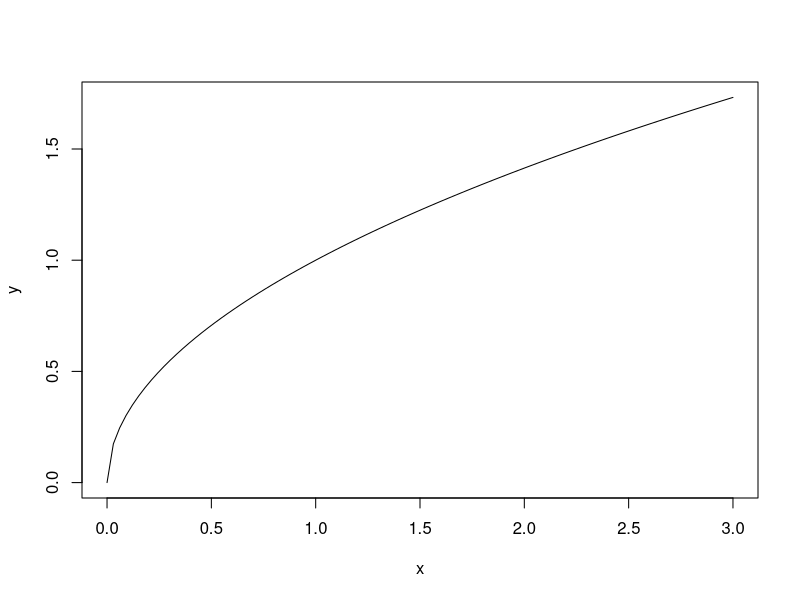
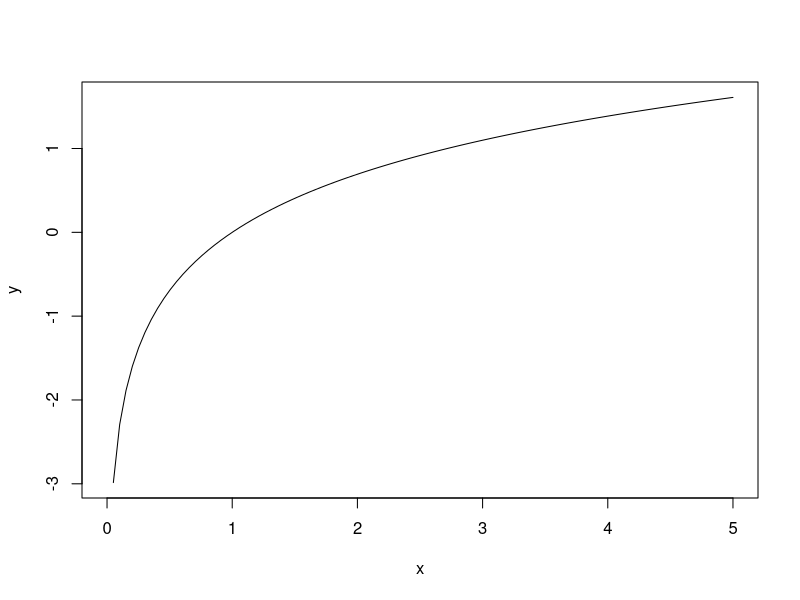
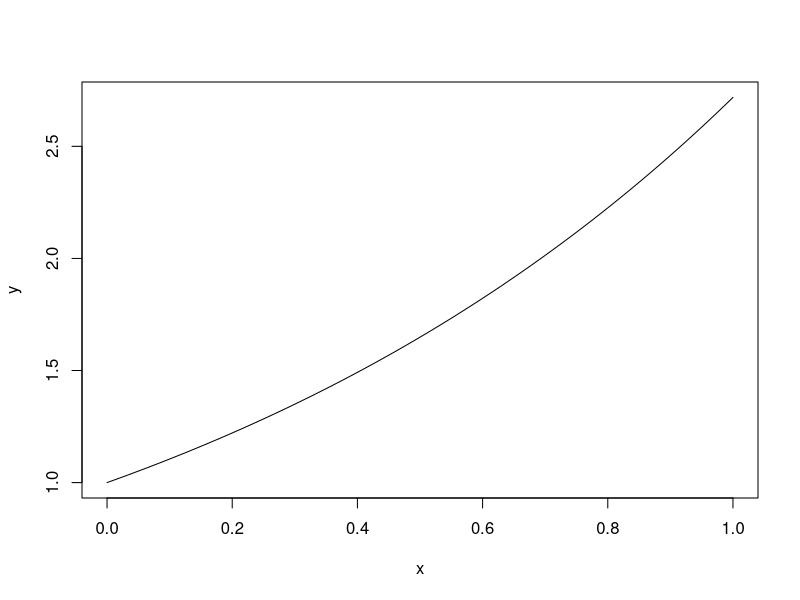
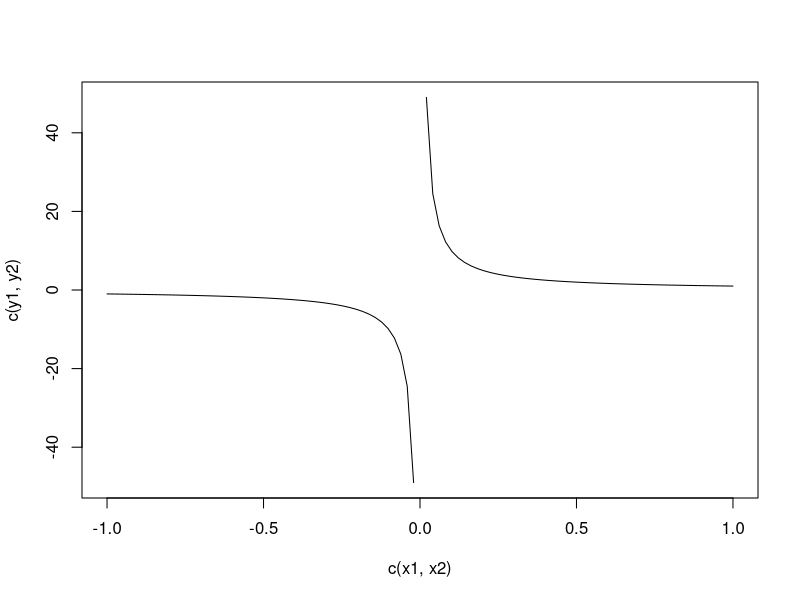
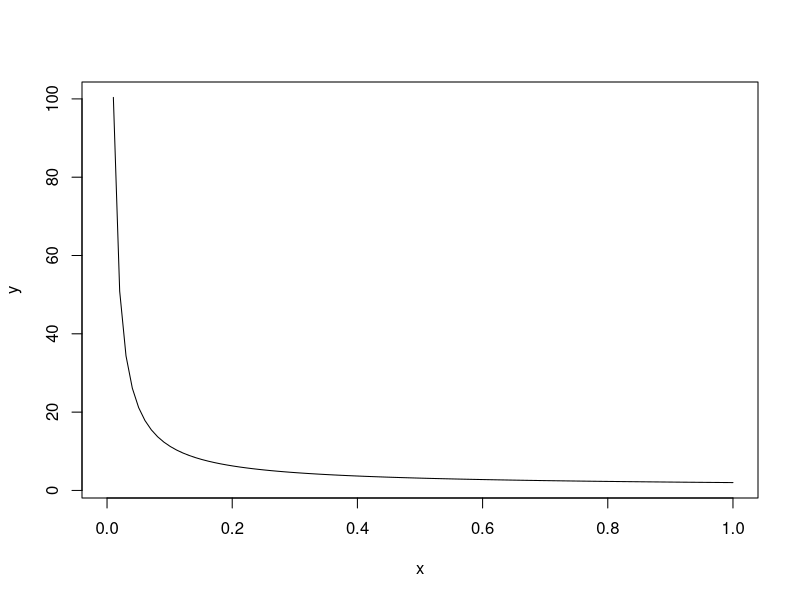
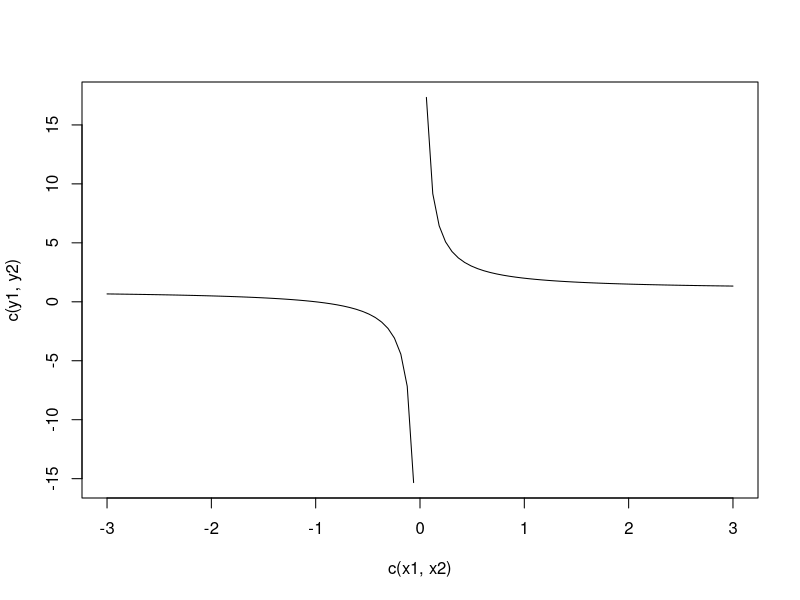

These figures' R source, in order:
# Implemente a função f(x)=√x e desenhe seu gráfico no intervalo (0,3)

x <- seq(0, 3, l = 100)
fx <- function(x) {
  sqrt(x)
}
y <- fx(x = x)
plot(y ~ x, type = "l")

# Implemente a função log10(x) e desenhe seu gráfico no intervalo (0,5)
x <- seq(0, 5, l = 100)
fx <- function(x) {
  log(x)
}
y <- fx(x = x)
plot(y ~ x, type = "l")

# Implemente a função exp(x) e desenhe seu gráfico no intervalo (0,1)
x <- seq(0, 1, l = 100)
fx <- function(x) {
  exp(x)
}
y <- fx(x = x)
plot(y ~ x, type = "l")

#Implemente a função f(x)=1/x e desenhe seu gráfico no intervalo (−1,1)
x1 <- seq(-1, 0, l = 50)
x2 <- seq(0, 1, l = 50)
fx <- function(x) {
  1 / x
}
y1 <- fx(x = x1)
y2 <- fx(x = x2)
plot(c(y1, y2) ~ c(x1, x2), type = "l")

#Implemente a função f(x)=beta(x,0.5) e desenhe seu gráfico no intervalo (0,1)
x <- seq(0, 1, l = 100)
fx <- function(x) {
  beta(x, 0.5)
}
y <- fx(x = x)
plot(y ~ x, type = "l")

#Implemente a função f(x)=(x+1) / x e desenhe seu gráfico no intervalo (−3,3)
x1 <- seq(-3, 0, l=50)
x2 <- seq(0, 3, l=50)
fx <- function(x){
    (x + 1) / x
}
y1 <- fx(x = x1)
y2 <- fx(x = x2)
plot(c(y1, y2) ~ c(x1, x2), type = "l")